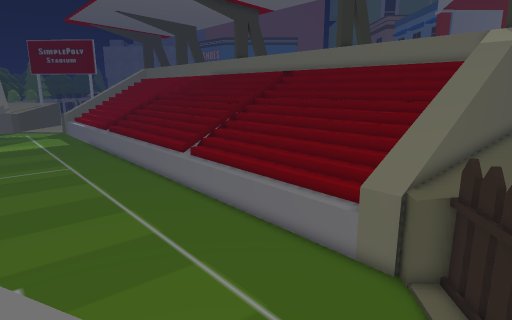
[1] (above)

13 first-person views from a walk through a scene from a Unity 3-D project. The camera is 1.3 m above the floor, tilts 12° down and sees 75° across. Doors are open. The floor is counted in squares, 0.5 m on a side. Each view is taken from the middle of a square. On the plan, view 1 faces up. The plan holds only what a view shows up to about 20 squares ahead; the rest is blank. The place goes on beyond the plan. The player character is not drawn. Some animated figures are left out. Some surface patterns are stand-ins.

[2]
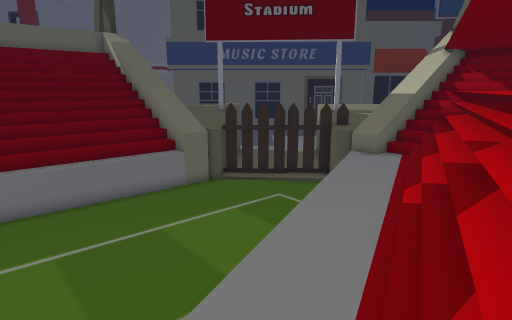

[3]
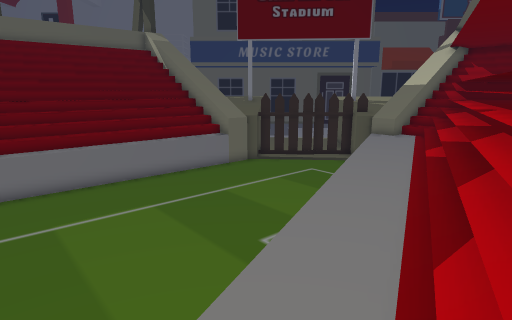

[4]
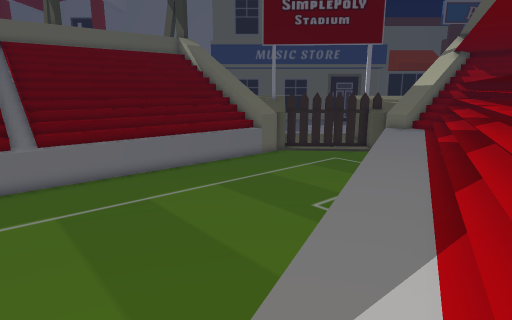

[5]
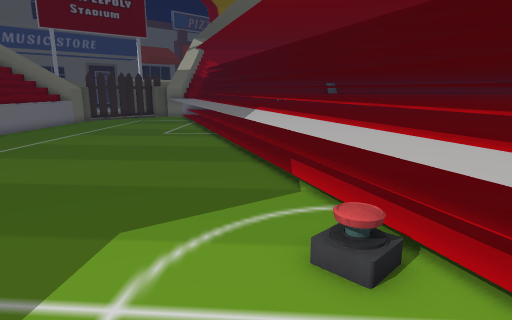

[6]
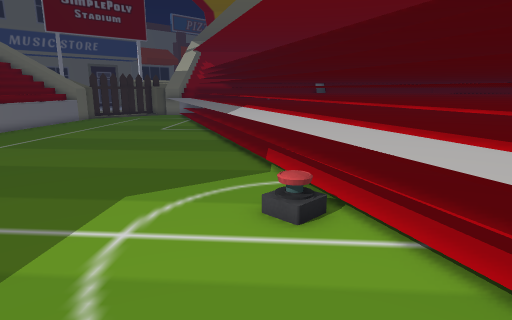

[7]
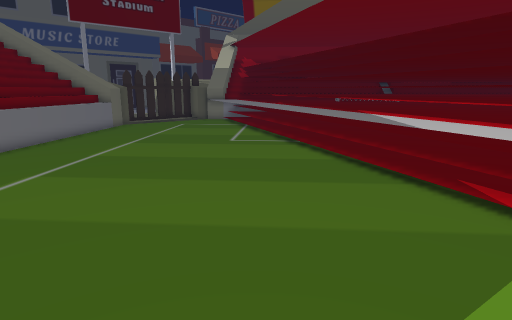

[8]
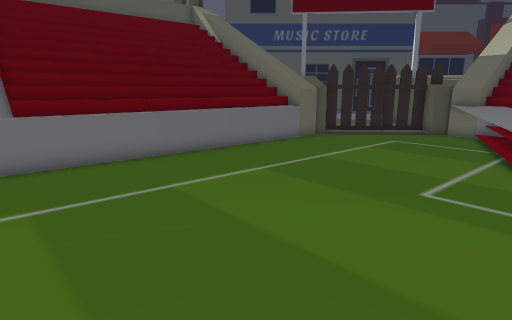

[9]
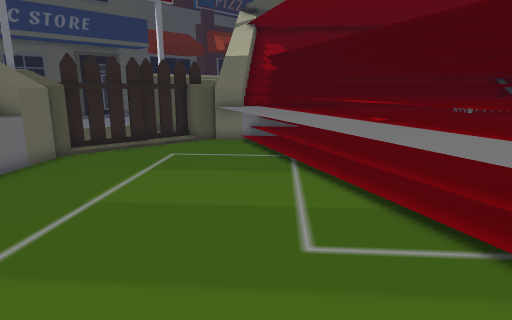

[10]
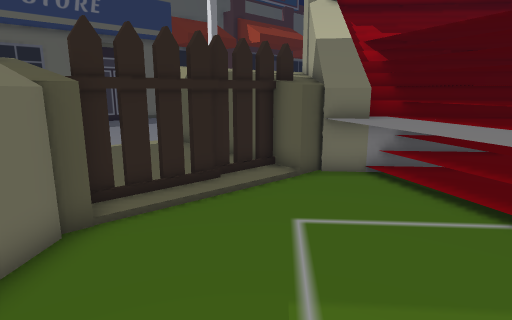

[11]
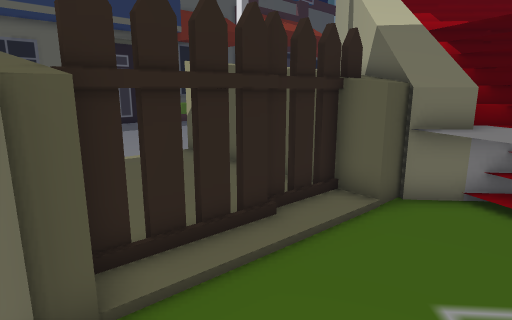

[12]
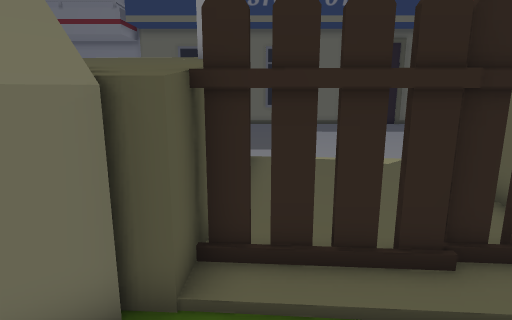

[13]
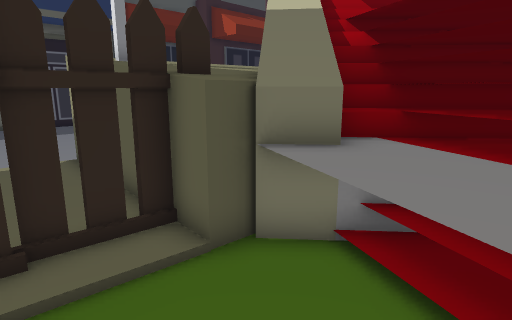

### Floor plan
Key: @ floor where view 1 was taken; # wall or solid block; . main floor; : floor 0.75 m higher than the main floor; + floor 1.25 m higher than the main floor; * floor 1.5 m higher than the main floor; % floor 2.25 m higher than the main floor; & floor 2.5 m higher than the main floor; / step, stairs or slope; = window, fence, low wall or low ledge; ^ raised ledge; v drop or lower ground; O other object.
Columns run from 27 left of view 1 to 7 right of it. Each row starts with its distance up from view 1.
 20 .   ....   ...     ...=^^^^^^
 19   .....................^^^^^^^
 18   ......................^^^^^^
 17  ........................^^^^^^
 16  =........................^^^^^^
 15  ::=/......................^^^^^^
 14  ::::=......................^^^^^^
 13  //::::=....................^^^^^#
 12   ///::::==..................^^^^##
 11     ///::::==.................^^^^^
 10       ///::::==................^^^^
  9         ///:::::=...............OO^
  8           ////::::=.............OOv
  7             ////::::=...........OOv
  6               ////::::==........OOv
  5                 ////::::==......OOv
  4                   ////::::/=....OOv
  3                     ////:::::=.#OOv
  2                        ///:::::=O*
  1                          ///::=#+*
  0                            @///=#=#
 -1                              //+==#
 -2                                //&#
 -3                                /###
 -4                                %##
 -5                               ###

Positions as (right, up) in squares from view 1, and headings:
1: (0, 0), facing up
2: (-13, 7), facing right
3: (-16, 9), facing right
4: (-19, 11), facing right
5: (-25, 19), facing down-right
6: (-27, 20), facing down-right
7: (-20, 20), facing down-right
8: (-15, 13), facing right
9: (-10, 13), facing down-right
10: (-2, 11), facing down-right
11: (1, 10), facing down-right
12: (1, 8), facing right
13: (0, 6), facing down-right
